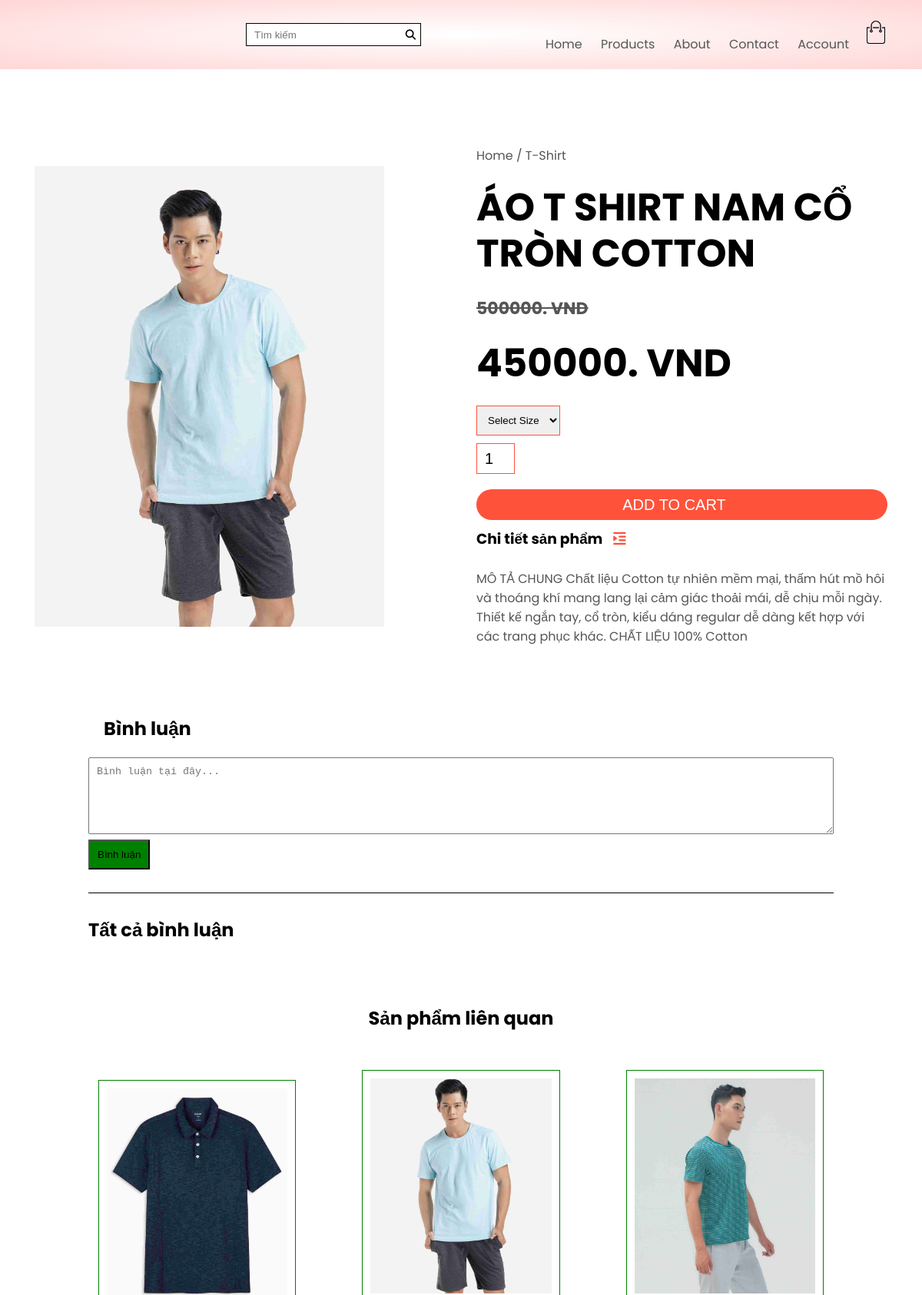
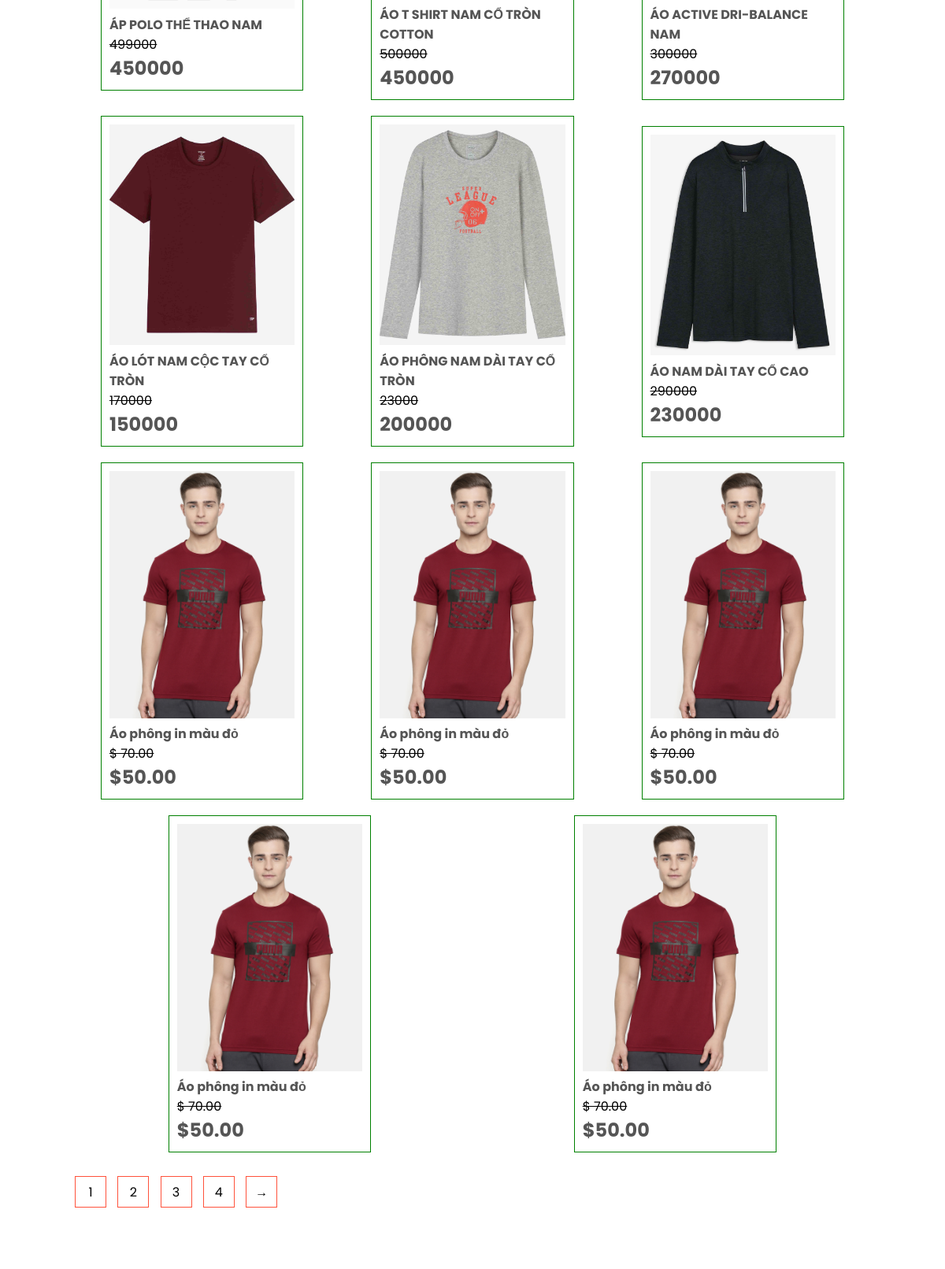
/du_an/products_detal.php?masp=12 (upper part), run on the app's committed database (2 pictures, top to bottom).
### tables this page shows
CREATE TABLE `products` (
  `product_id` int(11) NOT NULL,
  `product_name` text NOT NULL,
  `product_price` float NOT NULL,
  `product_sale` float NOT NULL,
  `product_image` varchar(255) NOT NULL,
  `product_time` timestamp NOT NULL DEFAULT current_timestamp() ON UPDATE current_timestamp(),
  `product_detail` text NOT NULL,
  `category_id` int(11) NOT NULL,
  `product_view` int(11) NOT NULL
);

### du_an/products_detal.php (the view, shortened to what this page needs)
<!DOCTYPE html>
<html lang="en">
<head>
    <link rel="stylesheet" href="style.css">
    <link rel="stylesheet" href="https://stackpath.bootstrapcdn.com/font-awesome/4.7.0/css/font-awesome.min.css">
    <link rel="stylesheet" href="../slick/slick.css">
    <link rel="stylesheet" href="../slick/slick-theme.css">
</head>
<body>
    <div class="header">
        <div class="container">
            <div class="navbar">
                <div class="logo" style="width: 125px;">
                </div>
                <div class="" style="margin: auto 150px;">
                    <form action="" class="serach" style="display: flex;">
                        <input type="text" width="100px" placeholder="Tìm kiếm">
                        <button class="btn-serach"><i class="fas fa-search"></i></button>
                    </form>
                </div>
                <nav>
                    <ul id="MenuItems">
                        <li><a href="index.php">Home</a></li>
                        <li><a href="products.php">Products</a></li>
                        <li><a href="">About</a></li>
                        <li><a href="">Contact</a></li>
                        <li><a href="login.php">Account</a></li>
                    </ul>
                </nav>
                <div style="align-items: center;">
                    <a href="cart.php"><img src="images/cart.png" width="30px" height="30px"></a>
                </div>
            </div>
        </div>
    </div>
    <?php
    include 'db.php';
    if (isset($_GET['masp'])) {
        $masp = $_GET['masp'];
        $sql = "select*from products where product_id='$masp'";
        $kq = $conn->query($sql)->fetch();
        $splq = $kq['category_id'];
    }
    ?>
    <div class="   container single-product">
        <div class="row">
            <div class="col-2">
                <div style="overflow: hidden; height: 600px;">
                    <img style="height: 600px;	object-fit: cover; " src="img/<?php echo $kq['product_image'] ?>">
                </div>
            </div>
            <div class="col-2">
                <p>Home / T-Shirt</p>
                <h1>
                    <?php echo $kq['product_name'] ?>
                </h1>
                <h4> <s><?php echo $kq['product_price'] ?>. VND</s>
                    <h4>
                        <h1>
                            <?php echo $kq['product_sale'] ?>. VND
                        </h1>
                        <form action="" method="POST" enctype="multipart/form-data">
                            <select>
                                <option>Select Size</option>
                            </select>
                            <input w type="number" value="1" name="cart_quantity">
                            <input type="submit" class="btn" name="them_cart" value="ADD TO CART">
                        </form>
                        <h3>Chi tiết sản phẩm
                            <i class="fa fa-indent"></i>
                        </h3>
                        <br>
                        <p><?php echo $kq['product_detail'] ?></p>
            </div>
        </div>
    </div>
    <div class="small-container">
        <div>
            <div class="binhluan" style="padding: 30px;">
                <h2 style="padding: 20px;">Bình luận </h2>
                <form action="" method="POST" enctype="multipart/form-data">
                    <textarea name="content" id="" style="width:100%; height: 100px; padding: 10px;" cols="30" placeholder="Bình luận tại đây..." rows="10"></textarea>
                    <br>
                    <button name="btn_cmt" style="padding: 10px; background-color:green;">Bình luận</button>
                </form>
                <?php
                include 'db.php';
                ?>
                <h2 style="border-top: 1px solid ; margin: 30px 0; padding: 30px 0 0 0;">Tất cả bình luận </h2>
            </div>
        </div>
    </div>
    <div class="small-container">
        <div class="row row2">
            <h2>Sản phẩm liên quan</h2>
        </div>
    </div>
    <div class="small-container">
        <div class="row slideshow">
            <?php
            $sqllq = "select*from products where category_id =$splq";
            $kqlq = $conn->query($sqllq);
            foreach ($kqlq as $value) {
            ?>
                <div style="border: 1px solid green; margin: 10px;" class="col-4 product">
                    <div style="height: 288px; overflow: hidden;"><a href="products_detal.html"><img style=" object-fit: cover; " height="280px" src="img/<?php echo $value['product_image'] ?>"></a></div>
                    <h4><?php echo $value['product_name'] ?></h4>
                    <s><?php echo $value['product_price'] ?></s>
                    <p style="font-weight: bold; font-size: x-large;"><?php echo $value['product_sale'] ?></p>
                </div><?php } ?>
            <div style="border: 1px solid green; margin: 10px;" class="col-4 product">
                <a href="products_detal.html"><img src="images/product-1.jpg"></a>
                <h4>Áo phông in màu đỏ</h4>
                <s>$ 70.00</s>
                <p style="font-weight: bold; font-size: x-large;">$50.00</p>
            </div>
            <div style="border: 1px solid green; margin: 10px;" class="col-4 product">
                <a href="products_detal.html"><img src="images/product-1.jpg"></a>
                <h4>Áo phông in màu đỏ</h4>
                <s>$ 70.00</s>
                <p style="font-weight: bold; font-size: x-large;">$50.00</p>
            </div>
            <div style="border: 1px solid green; margin: 10px;" class="col-4 product">
                <a href="products_detal.html"><img src="images/product-1.jpg"></a>
                <h4>Áo phông in màu đỏ</h4>
                <s>$ 70.00</s>
                <p style="font-weight: bold; font-size: x-large;">$50.00</p>
            </div>
            <div style="border: 1px solid green; margin: 10px;" class="col-4 product">
                <a href="products_detal.html"><img src="images/product-1.jpg"></a>
                <h4>Áo phông in màu đỏ</h4>
                <s>$ 70.00</s>
                <p style="font-weight: bold; font-size: x-large;">$50.00</p>
            </div>
            <div style="border: 1px solid green; margin: 10px;" class="col-4 product">
                <a href="products_detal.html"><img src="images/product-1.jpg"></a>
                <h4>Áo phông in màu đỏ</h4>
                <s>$ 70.00</s>
                <p style="font-weight: bold; font-size: x-large;">$50.00</p>
            </div>
        </div>
        <div class="page-btn">
            <span>1</span>
            <span>2</span>
            <span>3</span>
            <span>4</span>
            <span>&#8594;</span>
        </div>
    </div>
</body>
</html>

### du_an/style.css (style rules this page uses)
* { margin: 0; padding: 0; box-sizing: border-box; }
body { font-family: "Poppins", sans-serif; }
.navbar { display: flex; align-items: center; padding: 20px; background-color: ; }
nav { flex: 1; text-align: right; }
nav ul { display: block; list-style-type: none; }
nav ul li { display: inline-block; margin-right: 20px; }
a { text-decoration: none; color: #555; }
p { color: #555; }
.container { max-width: 1300px; margin: auto; padding-left: 25px; padding-right: 25px; }
.row { display: flex; align-items: center; flex-wrap: wrap; justify-content: space-around; margin: 20px 0; }
.col-2 { flex-basis: 50%; min-width: 300xp; }
.col-2 img { max-width: 100%; padding: 50px 0; }
.col-2 h1 { font-size: 50px; line-height: 60px; margin: 25px 0; }
.btn { display: inline-block; background: #ff523b; color: #fff; padding: 8px 30px; margin: 30px 0; border-radius: 30px; transition: background 0.5s; }
.header { background: radial-gradient(#fff, #ffd6d6); }
.small-container { max-width: 1080px; margin: auto; padding-left: 25px; padding-right: 25px; }
.col-4 { flex-basis: 25%; padding: 10px; min-width: 200px; margin-bottom: 50px; transition: transform 0.5s; }
.col-4 h4 { font-weight: bold; }
.col-4 img { width: 100%; }
h4 { color: #555; font-weight: normal; }
.col-4 p { font-size: 14px; }
ul { list-style-type: none; }
select { border: 1px solid #ff523b; padding: 5px; }
.page-btn { margin: 0 auto 80px; }
.page-btn span { display: inline-block; border: 1px solid #ff523b; margin-left: 10px; width: 40px; height: 40px; text-align: center; line-height: 40px; cursor: pointer; }
.single-product { margin-top: 80px; }
.single-product .col-2 img { padding: 0; }
.single-product .col-2 { padding: 20px; }
.single-product h4 { margin: 20px 0; font-size: 22px; font-weight: bold; }
.single-product select { display: block; padding: 10px; margin-top: 20px; }
.single-product input { width: 50px; height: 40px; padding-left: 10px; font-size: 20px; margin-right: 10px; border: 1px solid #ff523f; }
.single-product .fa { color: #ff523b; margin-left: 10px; }
form input { width: 100%; height: 30px; margin: 10px 0; padding: 0 10px; border: 1px solid #ccc; }
form .btn { width: 100%; border: none; cursor: pointer; margin: 10px 0; }
.product { border: 1px solid green; margin: 5px; border: 1px solid green; }
.serach { align-items: center; }
.serach input { border: 1px solid ; border-right: none; }
.btn-serach { height: 30px; border: 1px solid; width: 30px; border-left: none; background-color: white; }

### data on the page
products: product_image (picture), product_name "ÁO T SHIRT NAM CỔ TRÒN COTTON", product_price "500000", product_sale "450000", product_detail "MÔ TẢ CHUNG Chất liệu Cotton tự nhiên mềm mại, thấm hút mồ hôi và thoáng khí mang lang lại cảm giác thoải mái, dễ chịu mỗi ngày. Thiết kế ngắn tay, cổ tròn, kiểu dáng regular dễ dàng kết hợp với các trang phục khác. CHẤT LIỆU 100% Cotton"
products: product_image (picture), product_name "ÁP POLO THỂ THAO NAM", product_price "499000", product_sale "450000"
products: product_image (picture), product_name "ÁO ACTIVE DRI-BALANCE NAM", product_price "300000", product_sale "270000"
products: product_image (picture), product_name "ÁO LÓT NAM CỘC TAY CỔ TRÒN", product_price "170000", product_sale "150000"
products: product_image (picture), product_name "ÁO PHÔNG NAM DÀI TAY CỔ TRÒN", product_price "23000", product_sale "200000"
products: product_image (picture), product_name "ÁO NAM DÀI TAY CỔ CAO", product_price "290000", product_sale "230000"
